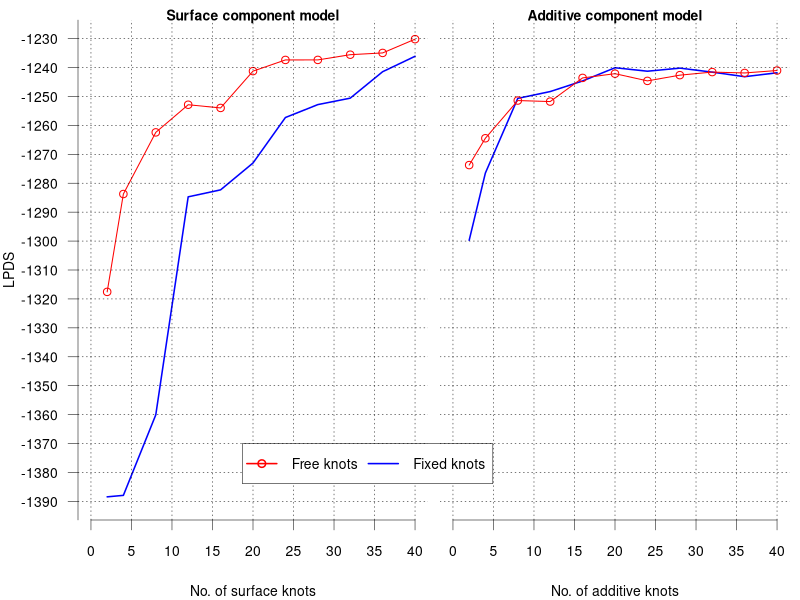
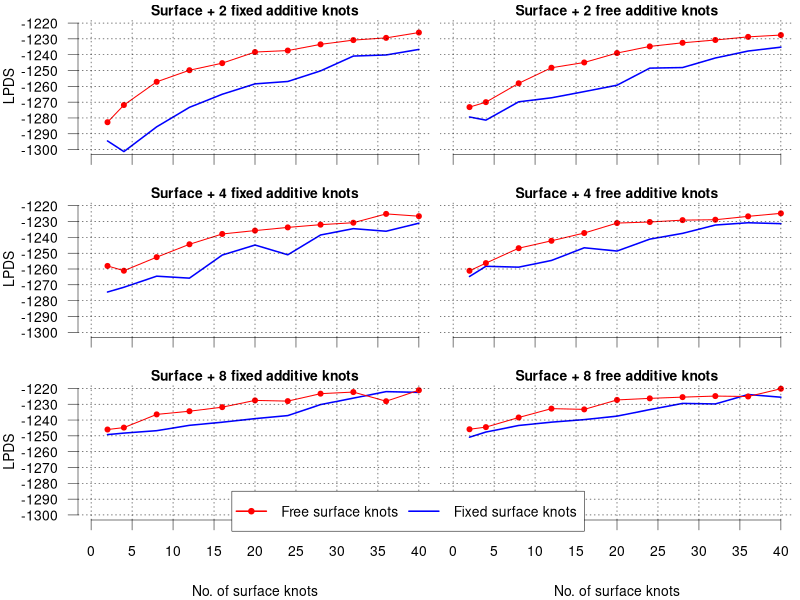

Generate these figures, in order, with R:
lpds <- read.table("LPDS_Rajan.txt", header = TRUE)
lpds0 <- 0
ylim0 <- c(-1390, -1230)
xlim0 <- c(0, 40) 
at2 <- seq(-1400, -1220, 10)
at1 <- seq(0, 40, 5)  
par(mfrow = c(1, 2), mar = c(0.5, 0.1, 0.5, 0.5), oma = c(3.5, 3.8, 0.5, 0), las = 1, ps = 10, cex = 1, cex.main = 1, cex.lab = 1, cex.axis = 1)
grid.x <- seq(0, 40, 5)
grid.y <- seq(-1400, -1220, 10)

plot(lpds$Knots, lpds$s_fixed-lpds0, type = "l",  lwd = 1.5, col = "blue", xlim = xlim0,
     ylim = ylim0, axes=FALSE, xlab = "")
title(xlab = "No. of surface knots", ylab = "LPDS",  main =
     "Surface component model", xpd = NA)

lines(lpds$Knots, lpds$s_moving-lpds0, type = "o", col = "red", pch = 1)
## grid(col = "black")
abline(h = grid.y, v = grid.x, col = "black", lty="dotted", lwd = 0.5)
axis(1, at = at1, lwd = 0.5)
axis(2, at = at2, lwd = 0.5)

plot(lpds$Knots, lpds$a_fixed-lpds0, type = "l", lwd = 1.5, axes=FALSE, col = "blue", xlim =
     xlim0, ylim = ylim0, xlab = "", ylab = "", main = "")
title(xlab = "No. of additive knots",  main =
     "Additive component model", xpd = NA)

lines(lpds$Knots, lpds$a_moving-lpds0, type = "o", col = "red", pch = 1)
abline(h = grid.y, v = grid.x, col = "black", lty="dotted", lwd = 0.5)
axis(1, at = at1, lwd = 0.5)
legend(-26, -1370, c("Free knots", "Fixed knots"), lty = c(1, 1), pch = c(1, NA),
       col = c("red", "blue"), lwd = c(1.5, 1.5), box.lwd = 0.5, bg = "white", xpd = NA, ncol = 2)


##----------------------------------------------------------------------------------------
## Part2
##----------------------------------------------------------------------------------------
lpds <- read.table("LPDS_Rajan.txt", header = TRUE)
lpds0 <- 0
ylim0 <- c(-1300, -1220)
xlim0 <- c(0, 40)
at2 <- seq(-1300, -1220, 10)
at1 <- seq(0, 40, 5)  
par(mfrow = c(3, 2), mar = c(1.5, 0.2, 0.8, 0.2), oma = c(2.5, 3.7, 0.1, 0.1), las = 1, ps = 10, cex = 1,
    cex.main = 1, cex.lab = 1, cex.axis = 1) 
grid.x <- seq(0, 40, 5)
grid.y <- seq(-1300, -1220, 10)

## 2 additive
plot(lpds$Knots, lpds$s_fixed_plus_a_fixed_2-lpds0,  type = "l", lwd = 1.5, col = "blue", xlim =
     xlim0, ylim = ylim0, xlab = "", ylab = "",  axes=FALSE, main = "")
title(xlab = "", ylab = "LPDS", main =
     "Surface + 2 fixed additive knots", xpd = NA)
lines(lpds$Knots, lpds$s_moving_plus_a_fixed_2-lpds0, type = "o", col = "red", pch = 20)
abline(h = grid.y, v = grid.x, col = "black", lty="dotted", lwd = 0.5)
axis(1, at = at1, lwd = 0.5, labels = FALSE)
axis(2, at = at2, lwd = 0.5)

plot(lpds$Knots, lpds$s_fixed_plus_a_moving_2-lpds0,  type = "l",   lwd = 1.5, col = "blue", xlim =
     xlim0, ylim = ylim0, xlab ="", ylab = "", axes=FALSE, main =
     "Surface + 2 free additive knots")
lines(lpds$Knots, lpds$s_moving_plus_a_moving_2-lpds0, type = "o", col = "red", pch = 20)
abline(h = grid.y, v = grid.x, col = "black", lty="dotted", lwd = 0.5)
axis(1, at = at1, lwd = 0.5, labels = FALSE)
## legend(-40, -1280, c("Free surface knots", "Fixed surface knots"), lty = c(1, 1), pch = c(20, NA),
##        col = c("red", "blue"), box.lwd = 0.5, xpd = NA, ncol = 2)

## legend(10, -1340, c("Moving surface knots", "Fixed surface knots"), lty = c(1, 1), pch = c(1, NA),
##        col = c("red", "blue"), box.lwd = 0, bg = "white", box.lty = 0)


## 4 additive
plot(lpds$Knots, lpds$s_fixed_plus_a_fixed_4-lpds0,  type = "l", lwd = 1.5, col = "blue", xlim =
     xlim0, ylim = ylim0, xlab = "", ylab = "LPDS", axes=FALSE, main = "")
title(xlab = "", ylab = "LPDS", main =
     "Surface + 4 fixed additive knots", xpd = NA)
lines(lpds$Knots, lpds$s_moving_plus_a_fixed_4-lpds0, type = "o", col = "red", pch = 20)
abline(h = grid.y, v = grid.x, col = "black", lty="dotted", lwd = 0.5)
axis(1, at = at1, lwd = 0.5, labels = FALSE)
axis(2, at = at2, lwd = 0.5)
## legend(10, -1340, c("Moving surface knots", "Fixed surface knots"), lty = c(1, 1), pch = c(1, NA),
##        col = c("red", "blue"), box.lwd = 0, bg = "white", box.lty = 0)


plot(lpds$Knots, lpds$s_fixed_plus_a_moving_4-lpds0,  type = "l",   lwd = 1.5,
     col = "blue", xlim = xlim0, ylim = ylim0, xlab = "", ylab = "", axes=FALSE, main =
     "Surface + 4 free additive knots") 
lines(lpds$Knots, lpds$s_moving_plus_a_moving_4-lpds0, type = "o", col = "red", pch = 20)
abline(h = grid.y, v = grid.x, col = "black", lty="dotted", lwd = 0.5)
axis(1, at = at1, lwd = 0.5, labels = FALSE)
## legend(10, -1340, c("Moving surface knots", "Fixed surface knots"), lty = c(1, 1), pch = c(1, NA),
##        col = c("red", "blue"), box.lwd = 0, bg = "white", box.lty = 0)

## 8 additive
plot(lpds$Knots, lpds$s_fixed_plus_a_fixed_8-lpds0,  type = "l", lwd = 1.5, col = "blue", xlim =
     xlim0, ylim = ylim0,  axes=FALSE, xlab = "", ylab = "", main = "")
title(xpd = NA,  xlab = "No. of surface knots", ylab = "LPDS", main =
     "Surface + 8 fixed additive knots")
lines(lpds$Knots, lpds$s_moving_plus_a_fixed_8-lpds0, type = "o", col = "red", pch = 20)
abline(h = grid.y, v = grid.x, col = "black", lty="dotted", lwd = 0.5)
axis(1, at = at1, lwd = 0.5, xpd = NA)
axis(2, at = at2, lwd = 0.5, xpd = NA)
## legend(10, -1340, c("Moving surface knots", "Fixed surface knots"), lty = c(1, 1), pch = c(1, NA),
##        col = c("red", "blue"), box.lwd = 0, bg = "white", box.lty = 0)


plot(lpds$Knots, lpds$s_fixed_plus_a_moving_8-lpds0,  type = "l",  lwd = 1.5, col = "blue", xlim =
     xlim0, ylim = ylim0, xlab = "", ylab = "",  axes=FALSE, main = "")
title(xpd = NA,  xlab = "No. of surface knots", ylab = "", main =
     "Surface + 8 free additive knots")
lines(lpds$Knots, lpds$s_moving_plus_a_moving_8-lpds0, type = "o", col = "red", pch = 20)
abline(h = grid.y, v = grid.x, col = "black", lty="dotted", lwd = 0.5)
axis(1, at = at1, lwd = 0.5, xpd = NA)
## legend(20, -1290, c("Moving surface knots", "Fixed surface knots"), lty = c(1, 1), pch = c(1, NA),
##        col = c("red", "blue"), box.lwd = 0, bg = "white", box.lty = 0)
legend(-27, -1285, c("Free surface knots", "Fixed surface knots"), lty = c(1, 1), pch = c(20, NA),
       col = c("red", "blue"), lwd = c(1.5, 1.5), box.lwd = 0.5, xpd = NA, ncol = 2, bg = "white")

